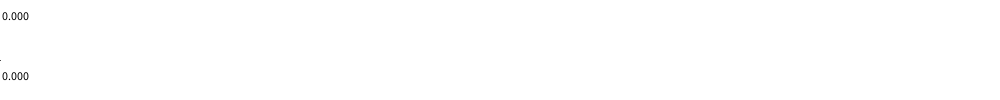
Frame 1 (no input)
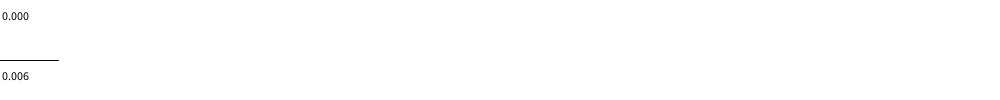
Frame 60 (the mouse pressed at the canvas centre just before this capture)
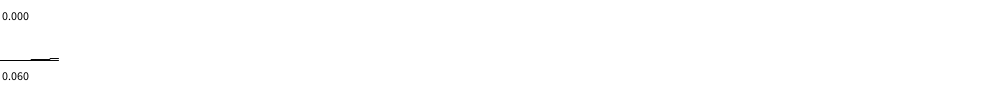
Frame 120 (the mouse held since frame 60 and released just before this capture)

The Processing sketch that drew these frames (run headless with seeded random() and noise(); from frame 60 on, the mouse is pressed at the canvas centre):

// Processing sketch: noiseDemo
// ── noiseDemo.pde
float t = 0;
float unit = 0.0001;

float xPrev;
float yPrev;

void setup(){
  size(1000,100);
  background(255);
  fill(0);
  text(unit, 0, 20);
  xPrev = 0;
  yPrev = noise(0) * height;
}
 
void draw() {
  float y = noise(t) * height;
  float x = t*(1/unit); 
  line(x, y, xPrev, yPrev);
  xPrev = x;
  yPrev = y;
  t += unit;
  fill(255);
  noStroke();
  rect(0, 65, 40, 20);
  fill(0);
  stroke(1);
  text(t, 0, 80);
}

void mousePressed(){
  clear();
  background(255);
  unit = unit * 10;
  text(unit, 0, 20);
  t = 0;
  xPrev = 0;
  yPrev = noise(0) * height;
}
